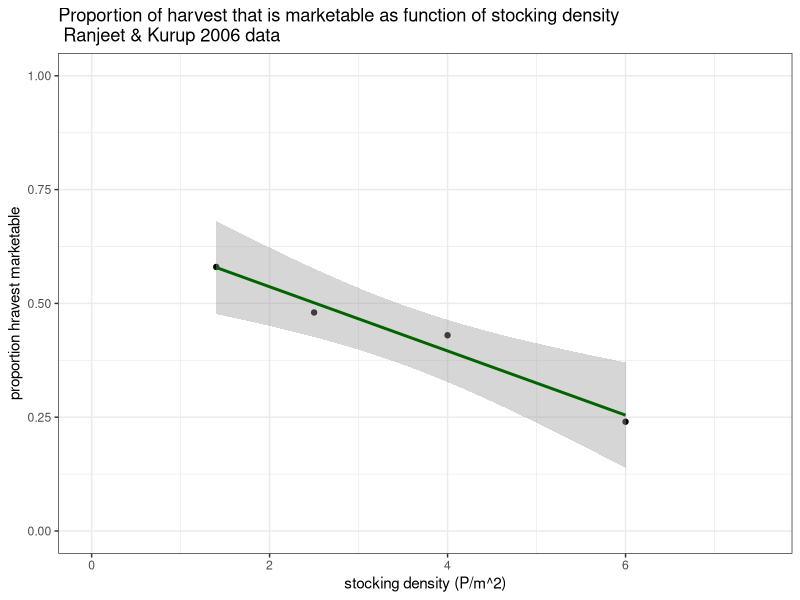
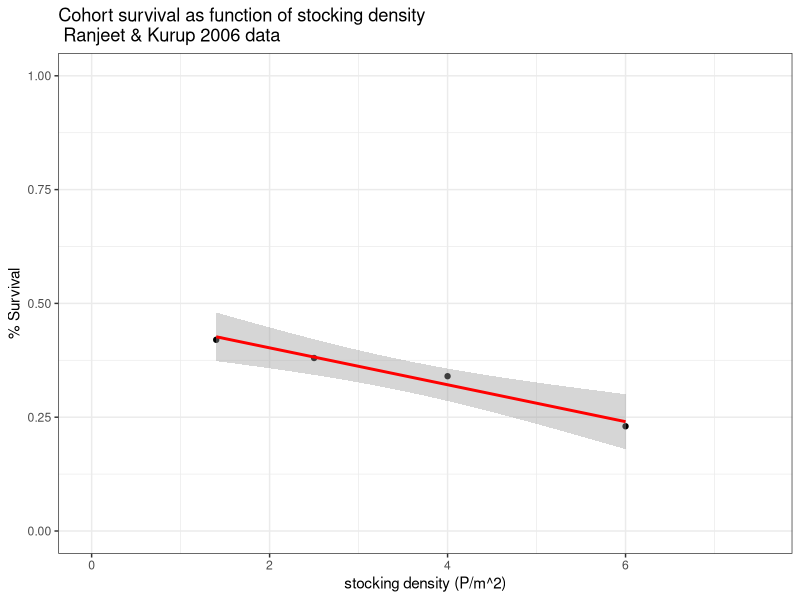
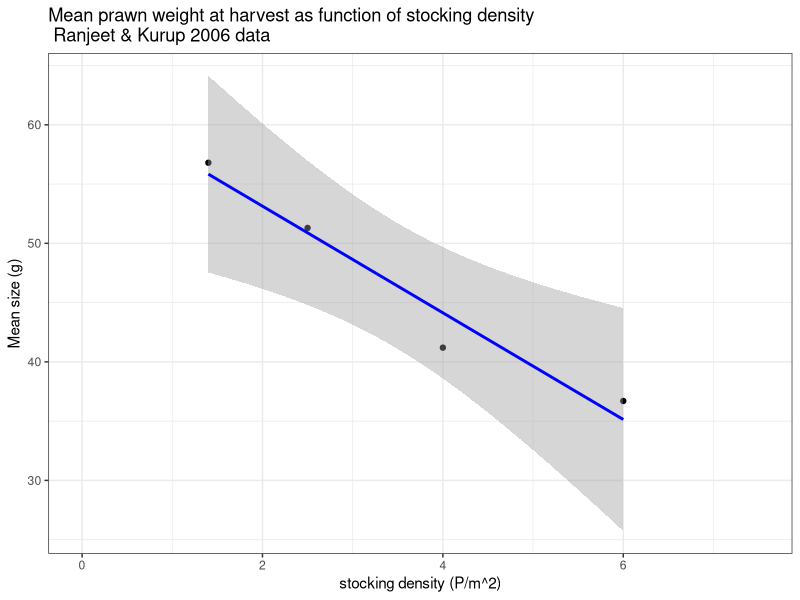
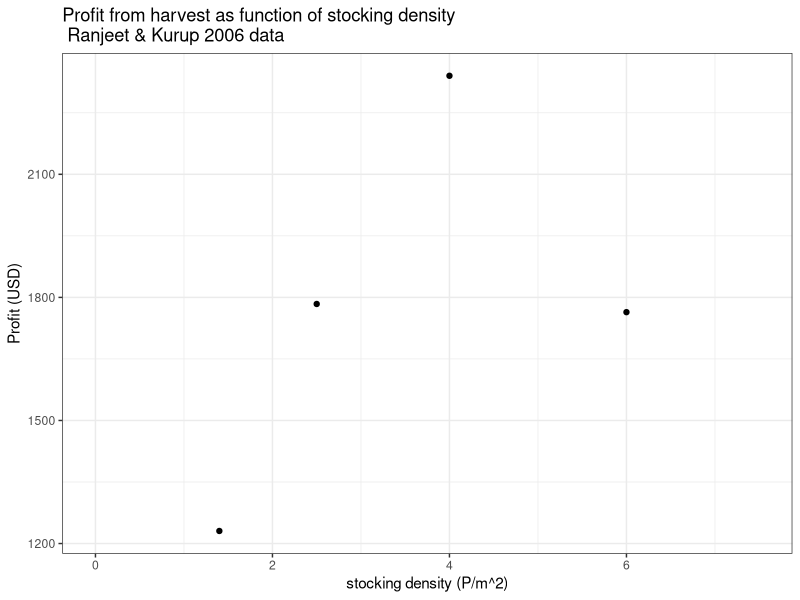
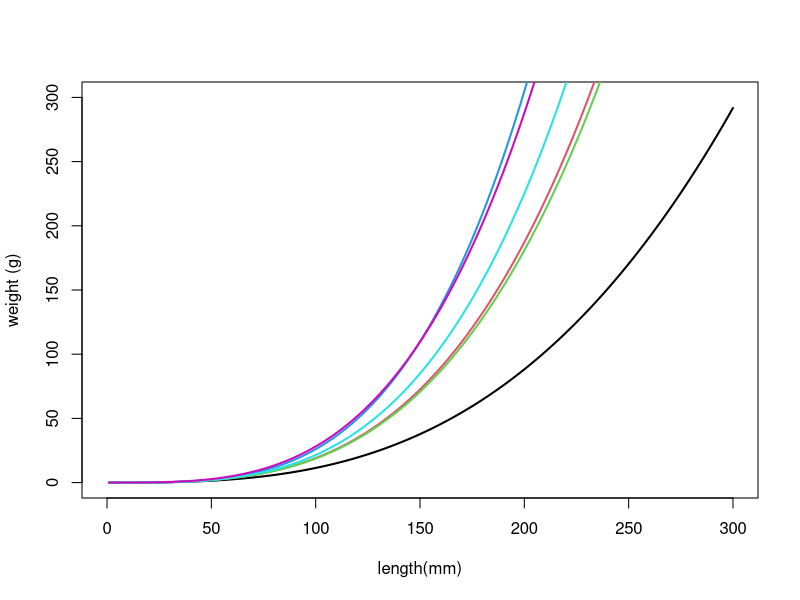
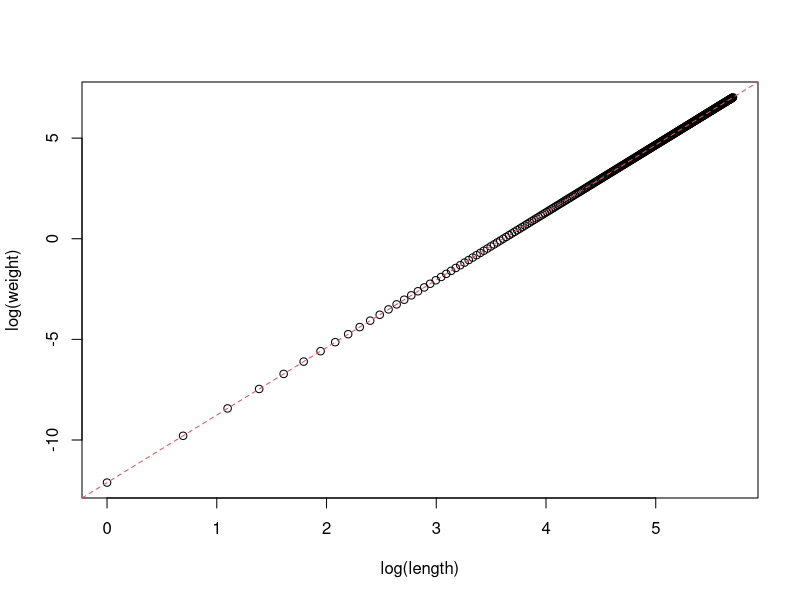
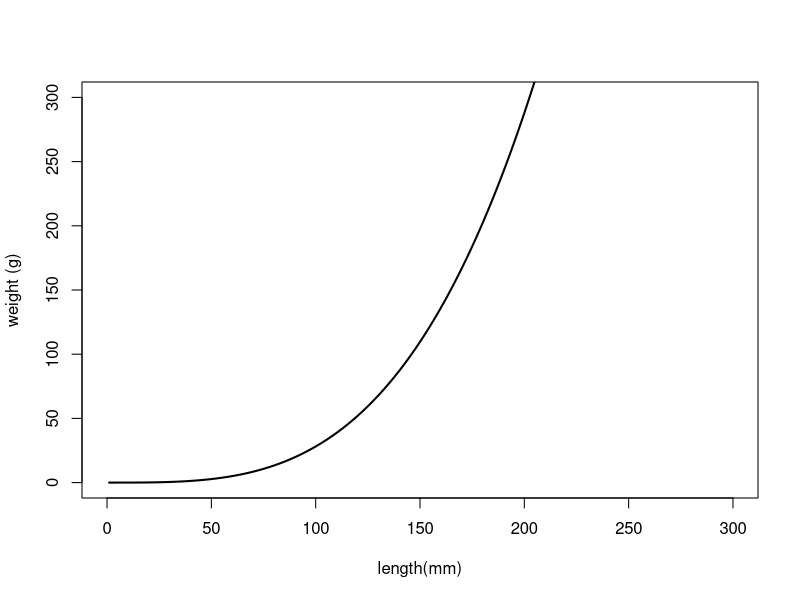

R code for these plots, in order:
# Data from various aquaculture studies compiled for use in prawn aqauclture model #############
  require(ggplot2)

# Ranjeet and Kurup 2006 #######

rk06 = data.frame(dens_ha = c(14000, 25000, 40000, 60000),      # Stocking density per hectare (P_nought)    
                  dens = c(14000, 25000, 40000, 60000)/10000,   # Stocking density per m^2
                  surv = c(0.42, 0.38, 0.34, 0.23),             # proportion survival of all stocked prawns
                  marketable = c(0.58, 0.48, 0.43, 0.24),       # prportion of harvested prawns that were marketable
                  mean_B = c(56.8, 51.3, 41.2, 36.7),           # mean prawn mass in grams at harvest  
                  mean_B_perday = c(56.8, 51.3, 41.2, 36.7)/(8*30), # mean daily growth (in grams) 
                  harvest = c(320, 480, 630, 510),              # total prawns harvested in kg
                  market_harvest = c(278, 314, 460, 412),       # marketable prawns harvested in kg
                  profit = c(60166, 87216, 114408, 86241)/48.89)# profit per hectare converted from rupees (reported) to USD (48.89 ruppes/USD reported conversion)

  rk06$p_kg = rk06$profit / rk06$market_harvest                 # estimate of price: USD per kg marketable harvested

  ggplot(rk06, aes(x = dens, y = marketable)) + 
    theme_bw() +
    labs(x = 'stocking density (P/m^2)', y = 'proportion hravest marketable',
         title = 'Proportion of harvest that is marketable as function of stocking density \n Ranjeet & Kurup 2006 data') +
    xlim(0,7.5) +
    ylim(0,1) +
    geom_point() +
    stat_smooth(method = "lm", col = "darkgreen")
  
  eta.lm = lm(marketable ~ dens, data = rk06)
  
om.gg = ggplot(rk06, aes(x = dens, y = surv)) + 
                theme_bw() +
                labs(x = 'stocking density (P/m^2)', y = '% Survival',
                     title = 'Cohort survival as function of stocking density \n Ranjeet & Kurup 2006 data') +
                xlim(0,7.5) +
                ylim(0,1) +
                geom_point() +
                stat_smooth(method = "lm", col = "red")
  
om.gg

  om.lm = lm(surv ~ dens, data = rk06)
  
gam.gg = ggplot(rk06, aes(x = dens, y = mean_B)) + 
                  theme_bw() +
                  labs(x = 'stocking density (P/m^2)', y = 'Mean size (g)',
                       title = 'Mean prawn weight at harvest as function of stocking density \n Ranjeet & Kurup 2006 data') +
                  xlim(0,7.5) +
                  #ylim(0,1) +
                  geom_point() +
                  stat_smooth(method = "lm", col = "blue")
gam.gg  

  gam.lm = lm(mean_B_perday ~ dens, data = rk06)

p.gg = ggplot(rk06, aes(x = dens, y = profit)) + 
            theme_bw() +
            labs(x = 'stocking density (P/m^2)', y = 'Profit (USD)',
                 title = 'Profit from harvest as function of stocking density \n Ranjeet & Kurup 2006 data') +
            xlim(0,7.5) +
            #ylim(0,1) +
            geom_point()
  p.gg  
  

  
# Lalringsanga 2012 and Kuris 1987 L-W relationship #####
f1 <- function(l, a, b){
  a/10*(l/10)^b  #convert from mm to cm by dividing by 10
}  
  
l_vec <- c(1:300)   

plot(l_vec, sapply(l_vec, f1, a = 0.127836, b = 2.9506), type = 'l', lwd = 2,  #Relationship for juveniles
     xlab = "length(mm)", ylab = "weight (g)", ylim = c(0, 300), xlim = c(0,300))
  lines(l_vec, sapply(l_vec, f1, a = 0.096868, b = 3.2944), lwd = 2, col = 2)  # growout phase
  lines(l_vec, sapply(l_vec, f1, a = 0.101723, b = 3.2667), lwd = 2, col = 3)  # broodstock phase
  lines(l_vec, sapply(l_vec, f1, a = exp(-2.6132), b = 3.5502), lwd = 2, col = 4)  # all males
  lines(l_vec, sapply(l_vec, f1, a = exp(-2.4339), b = 3.3893), lwd = 2, col = 5)  # all pooled

#Also look at data from Kuris et al 1987
  
f2 <- function(l, a, b){
  exp((log(l/a)/b))
}  

lines(l_vec, sapply(l_vec, f2, a = 37, b = 0.298), lwd = 2, col = 6)  # kuris data

# This produces a much shallower (and more reasonable) curve. 
# To get the length-weight rather than weight-length relationship, we'll refit the parameters

plot(log(l_vec), log(sapply(l_vec, f2, a = 37, b = 0.298)),
     xlab = 'log(length)', ylab = 'log(weight)')

kuris_lm <- lm(log(sapply(l_vec, f2, a = 37, b = 0.298)) ~ log(l_vec))
  abline(coef(kuris_lm), lty = 2, col = 2)

kuris_a <- as.numeric(exp(coef(kuris_lm)[1]))
kuris_b <- as.numeric(coef(kuris_lm)[2])

plot(l_vec, sapply(l_vec*10, f1, a = kuris_a*10, b = kuris_b), type = 'l', lwd = 2,  
     xlab = "length(mm)", ylab = "weight (g)", ylim = c(0, 300), xlim = c(0,300))
